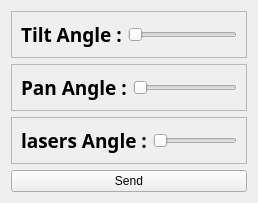
            <widget class="QWidget" name="tabWidgetPage2" native="true">
             <attribute name="icon">
              <iconset theme="system"/>
             </attribute>
             <attribute name="title">
              <string>Joge</string>
             </attribute>
             <layout class="QVBoxLayout" name="verticalLayout_7">
              <item>
               <widget class="QFrame" name="Jog_tilt_angle_frame">
                <property name="frameShape">
                 <enum>QFrame::StyledPanel</enum>
                </property>
                <property name="frameShadow">
                 <enum>QFrame::Raised</enum>
                </property>
                <layout class="QHBoxLayout" name="horizontalLayout_23">
                 <item>
                  <widget class="QLabel" name="Jog_tilt_angle_label">
                   <property name="font">
                    <font>
                     <family>Rockwell</family>
                     <pointsize>14</pointsize>
                     <weight>75</weight>
                     <bold>true</bold>
                    </font>
                   </property>
                   <property name="text">
                    <string>Tilt Angle :</string>
                   </property>
                  </widget>
                 </item>
                 <item>
                  <widget class="QSlider" name="Jog_tilt_angle_Slider">
                   <property name="orientation">
                    <enum>Qt::Horizontal</enum>
                   </property>
                  </widget>
                 </item>
                </layout>
               </widget>
              </item>
              <item>
               <widget class="QFrame" name="Jog_pan_angle_frame">
                <property name="frameShape">
                 <enum>QFrame::StyledPanel</enum>
                </property>
                <property name="frameShadow">
                 <enum>QFrame::Raised</enum>
                </property>
                <layout class="QHBoxLayout" name="horizontalLayout_26">
                 <item>
                  <widget class="QLabel" name="Jog_Pan_angle_label">
                   <property name="font">
                    <font>
                     <family>Rockwell</family>
                     <pointsize>14</pointsize>
                     <weight>75</weight>
                     <bold>true</bold>
                    </font>
                   </property>
                   <property name="text">
                    <string>Pan Angle :</string>
                   </property>
                  </widget>
                 </item>
                 <item>
                  <widget class="QSlider" name="Jog_Pan_angle_Slider">
                   <property name="orientation">
                    <enum>Qt::Horizontal</enum>
                   </property>
                  </widget>
                 </item>
                </layout>
               </widget>
              </item>
              <item>
               <widget class="QFrame" name="Jog_lasers_angle_frame">
                <property name="frameShape">
                 <enum>QFrame::StyledPanel</enum>
                </property>
                <property name="frameShadow">
                 <enum>QFrame::Raised</enum>
                </property>
                <layout class="QHBoxLayout" name="horizontalLayout_27">
                 <item>
                  <widget class="QLabel" name="Jog_lasers_angle_label">
                   <property name="font">
                    <font>
                     <family>Rockwell</family>
                     <pointsize>14</pointsize>
                     <weight>75</weight>
                     <bold>true</bold>
                    </font>
                   </property>
                   <property name="text">
                    <string>lasers Angle :</string>
                   </property>
                  </widget>
                 </item>
                 <item>
                  <widget class="QSlider" name="Jog_lasers_angle_Slider">
                   <property name="orientation">
                    <enum>Qt::Horizontal</enum>
                   </property>
                  </widget>
                 </item>
                </layout>
               </widget>
              </item>
              <item>
               <widget class="QPushButton" name="sendJoggingAngles_button">
                <property name="text">
                 <string>Send</string>
                </property>
               </widget>
              </item>
             </layout>
            </widget>
